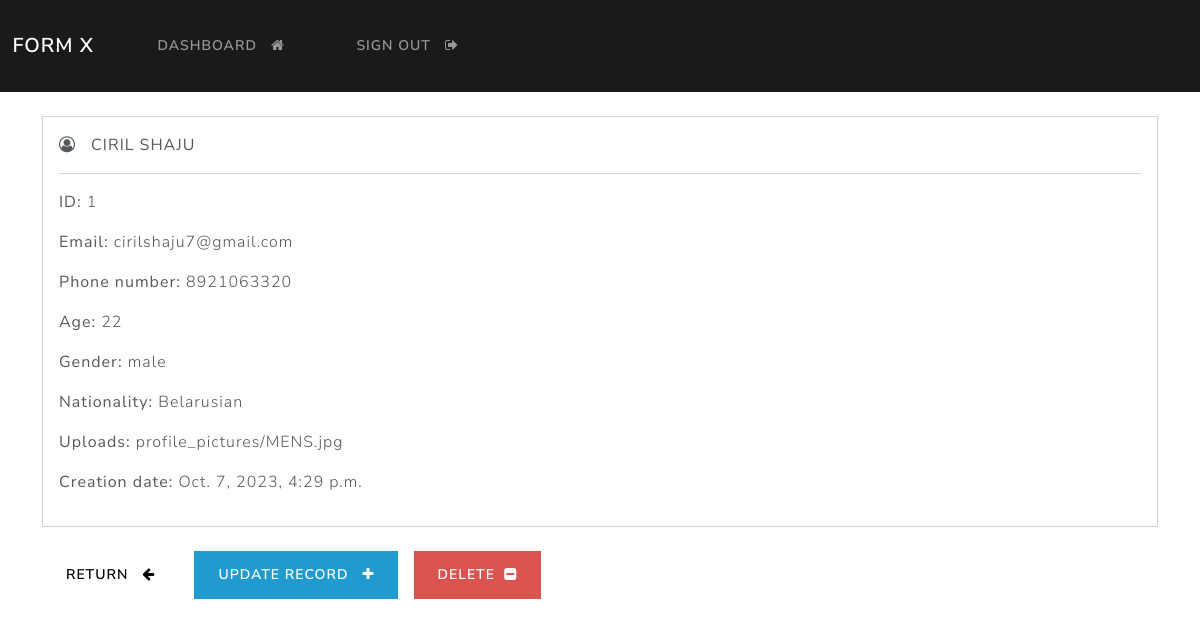
The page /record/1 (signed in) on the database its author committed.
### webapp/models.py (models this page shows, shortened)
class Record(models.Model):
    creation_date = models.DateTimeField(auto_now_add=True)
    first_name = models.CharField(max_length=100)
    last_name = models.CharField(max_length=100)
    email = models.CharField(max_length=255)
    phone = models.CharField(max_length=20)
    age = models.IntegerField(blank=True,null=True)
    gender = models.CharField(max_length=10, choices=[('male', 'Male'), ('female', 'Female'), ('other', 'Other')], blank=True, null=True)
    NATIONALITIES = [
    ('Afghan', 'Afghan'),
    ('Albanian', 'Albanian'),
    ('Algerian', 'Algerian'),
    ('American', 'American'),
    ('Andorran', 'Andorran'),
    ('Angolan', 'Angolan'),
    ('Antiguan and Barbudan', 'Antiguan and Barbudan'),
    ('Argentine', 'Argentine'),
    ('Armenian', 'Armenian'),
    ('Aruban', 'Aruban'),
    ('Australian', 'Australian'),
    ('Austrian', 'Austrian'),
    ('Azerbaijani', 'Azerbaijani'),
    ('Bahamian', 'Bahamian'),
    ('Bahraini', 'Bahraini'),
    ('Bangladeshi', 'Bangladeshi'),
    ('Barbadian', 'Barbadian'),
    ('Basque', 'Basque'),
    ('Belarusian', 'Belarusian'),
    ('Belgian', 'Belgian'),
    ('Belizean', 'Belizean'),
    ('Beninese', 'Beninese'),
    ('Bermudian', 'Bermudian'),
    ('Bhutanese', 'Bhutanese'),
    ('Bolivian', 'Bolivian'),
    ('Bosniak', 'Bosniak'),
    ('Bosnian and Herzegovinian', 'Bosnian and Herzegovinian'),
    ('Botswana', 'Botswana'),
    ('Brazilian', 'Brazilian'),
    ('Breton', 'Breton'),
    ('British', 'British'),
    ('British Virgin Islander', 'British Virgin Islander'),
    ('Bruneian', 'Bruneian'),
    ('Bulgarian', 'Bulgarian'),
    ('Macedonian Bulgarian', 'Macedonian Bulgarian'),
    ('Burkinabé', 'Burkinabé'),
    ('Burmese', 'Burmese'),
    ('Burundian', 'Burundian'),
    ('Cambodian', 'Cambodian'),
    ('Cameroonian', 'Cameroonian'),
    ('Canadian', 'Canadian'),
    ('Catalan', 'Catalan'),
    ('Cape Verdean', 'Cape Verdean'),
    ('Caymanian', 'Caymanian'),
    ('Chaldean', 'Chaldean'),
    ('Chadian', 'Chadian'),
    ('Chilean', 'Chilean'),
    ('Chinese', 'Chinese'),
    ('Colombian', 'Colombian'),
    ('Comorian', 'Comorian'),
    ('Congolese (DRC)', 'Congolese (DRC)'),
    ('Congolese (RotC)', 'Congolese (RotC)'),
    ('Costa Rican', 'Costa Rican'),
    ('Croat', 'Croat'),
    ('Cuban', 'Cuban'),
    ('Cypriot', 'Cypriot'),
    ('Czech', 'Czech'),
    ('Danish', 'Danish'),
    ('Greenlander', 'Greenlander'),
    ('Djiboutian', 'Djiboutian'),
    ('Dominican (Commonwealth)', 'Dominican (Commonwealth)'),
    ('Dominican (Republic)', 'Dominican (Republic)'),
    ('Dutch', 'Dutch'),
    ('East Timorese', 'East Timorese'),
    ('Ecuadorian', 'Ecuadorian'),
    ('Egyptian', 'Egyptian'),
    ('Emirati', 'Emirati'),
    ('English', 'English'),
    ('Equatoguinean', 'Equatoguinean'),
    ('Eritrean', 'Eritrean'),
    ('Estonian', 'Estonian'),
    ('Ethiopian', 'Ethiopian'),
    ('Falkland Islander', 'Falkland Islander'),
    ('Faroese', 'Faroese'),
    ('Fijian', 'Fijian'),
    ('Finn', 'Finn'),
    ('Finnish Swedish', 'Finnish Swedish'),
    ('Filipino', 'Filipino'),
    ('French citizen', 'French citizen'),
    ('Gabonese', 'Gabonese'),
    ('Gambian', 'Gambian'),
    ('Georgian', 'Georgian'),
    ('German', 'German'),
    ('Baltic German', 'Baltic German'),
    ('Ghanaian', 'Ghanaian'),
    ('Gibraltarian', 'Gibraltarian'),
    ('Greek', 'Greek'),
    ('Greek Macedonian', 'Greek Macedonian'),
    ('Grenadian', 'Grenadian'),
    ('Guatemalan', 'Guatemalan'),
    ('Guianese (French)', 'Guianese (French)'),
    ('Guinean', 'Guinean'),
    ('Guinea-Bissau national', 'Guinea-Bissau national'),
    ('Guyanese', 'Guyanese'),
    ('Haitian', 'Haitian'),
    ('Honduran', 'Honduran'),
    ('Hong Konger', 'Hong Konger'),
    ('Hungarian', 'Hungarian'),
    ('Icelander', 'Icelander'),
    ('I-Kiribati', 'I-Kiribati'),
    ('Indian', 'Indian'),
    ('Indonesian', 'Indonesian'),
    ('Iranian', 'Iranian'),
    ('Iraqi', 'Iraqi'),
    ('Irish', 'Irish'),
    ('Israeli', 'Israeli'),
    ('Italian', 'Italian'),
    ('Ivorian', 'Ivorian'),
    ('Jamaican', 'Jamaican'),
    ('Japanese', 'Japanese'),
    ('Jordanian', 'Jordanian'),
    ('Kazakh', 'Kazakh'),
    ('Kenyan', 'Kenyan'),
    ('Kosovar', 'Kosovar'),
    ('Kuwaiti', 'Kuwaiti'),
    ('Kyrgyz', 'Kyrgyz'),
    ('Lao', 'Lao'),
    ('Latvian', 'Latvian'),
    ('Lebanese', 'Lebanese'),
    ('Liberian', 'Liberian'),
    ('Libyan', 'Libyan'),
    ('Liechtensteiner', 'Liechtensteiner'),
    ('Lithuanian', 'Lithuanian'),
    ('Luxembourger', 'Luxembourger'),
    ('Macao', 'Macao'),
    ('Macedonian', 'Macedonian'),
    ('Malagasy', 'Malagasy'),
    ('Malawian', 'Malawian'),
    ('Malaysian', 'Malaysian'),
    ('Maldivian', 'Maldivian'),
    ('Malian', 'Malian'),
    ('Maltese', 'Maltese'),
    ('Manx', 'Manx'),
    ('Marshallese', 'Marshallese'),
    ('Mauritanian', 'Mauritanian'),
    ('Mauritian', 'Mauritian'),
    ('Mexican', 'Mexican'),
    ('Micronesian', 'Micronesian'),
    ('Moldovan', 'Moldovan'),
    ('Monégasque', 'Monégasque'),
    ('Mongolian', 'Mongolian'),
    ('Montenegrin', 'Montenegrin'),
    ('Moroccan', 'Moroccan'),
    ('Mozambican', 'Mozambican'),
    ('Namibian', 'Namibian'),
    ('Nauruan', 'Nauruan'),
    ('Nepalese', 'Nepalese'),
    ('New Zealander', 'New Zealander'),
    ('Nicaraguan', 'Nicaraguan'),
    ('Nigerien', 'Nigerien'),
    ('Nigerian', 'Nigerian'),
    ('Norwegian', 'Norwegian'),
    ('Omani', 'Omani'),
    ('Pakistani', 'Pakistani'),
    ('Palauan', 'Palauan'),
    ('Palestinian', 'Palestinian'),
    ('Panamanian', 'Panamanian'),
    ('Papua New Guinean', 'Papua New Guinean'),
    ('Paraguayan', 'Paraguayan'),
    ('Peruvian', 'Peruvian'),
    ('Pole', 'Pole'),
    ('Portuguese', 'Portuguese'),
    ('Puerto Rican', 'Puerto Rican'),
    ('Qatari', 'Qatari'),
    ('Quebecer', 'Quebecer'),
    ('Réunionnai', 'Réunionnai'),
    ('Romanian', 'Romanian'),
    ('Russian', 'Russian'),
    ('Baltic Russian', 'Baltic Russian'),
    ('Rwandan', 'Rwandan'),
    ('Saint Kitt and Nevi', 'Saint Kitt and Nevi'),
    ('Saint Lucian', 'Saint Lucian'),
    ('Salvadoran', 'Salvadoran'),
    ('Sammarinese', 'Sammarinese'),
    ('Samoan', 'Samoan'),
    ('São Tomé and Príncipe', 'São Tomé and Príncipe'),
    ('Saudi', 'Saudi'),
    ('Scot', 'Scot'),
    ('Senegalese', 'Senegalese'),
    ('Serb', 'Serb'),
    ('Seychelloi', 'Seychelloi'),
    ('Sierra Leonean', 'Sierra Leonean'),
    ('Singaporean', 'Singaporean'),
    ('Slovak', 'Slovak'),
    ('Slovene', 'Slovene'),
    ('Solomon Islander', 'Solomon Islander'),
    ('Somali', 'Somali'),
    ('Somalilander', 'Somalilander'),
    ('Sotho', 'Sotho'),
    ('South African', 'South African'),
    ('Spaniard', 'Spaniard'),
    ('Sri Lankan', 'Sri Lankan'),
    ('Sudanese', 'Sudanese'),
    ('Surinamese', 'Surinamese'),
    ('Swazi', 'Swazi'),
    ('Swede', 'Swede'),
    ('Swiss', 'Swiss'),
    ('Syriac', 'Syriac'),
    ('Syrian', 'Syrian'),
    ('Taiwanese', 'Taiwanese'),
    ('Tamil', 'Tamil'),
    ('Tajik', 'Tajik'),
    ('Tanzanian', 'Tanzanian'),
    ('Thai', 'Thai'),
    ('Tibetan', 'Tibetan'),
    ('Tobagonian', 'Tobagonian'),
    ('Togolese', 'Togolese'),
    ('Tongan', 'Tongan'),
    ('Trinidadian', 'Trinidadian'),
    ('Tunisian', 'Tunisian'),
    ('Turk', 'Turk'),
    ('Tuvaluan', 'Tuvaluan'),
    ('Ugandan', 'Ugandan'),
    ('Ukrainian', 'Ukrainian'),
    ('Uruguayan', 'Uruguayan'),
    ('Uzbek', 'Uzbek'),
    ('Vanuatuan', 'Vanuatuan'),
    ('Venezuelan', 'Venezuelan'),
    ('Vietnamese', 'Vietnamese'),
    ('Vincentian', 'Vincentian'),
    ('Welsh', 'Welsh'),
    ('Yemeni', 'Yemeni'),
    ('Zambian', 'Zambian'),
    ('Zimbabwean', 'Zimbabwean'),]
    nationality = models.CharField(max_length=125, choices=NATIONALITIES, blank=True, null=True)
    profile_picture = models.ImageField(upload_to='profile_pictures/', blank=True, null=True)

### webapp/views.py (the view)
# urls.py: path('record/<int:pk>', views.singular_record, name="record"),
@login_required(login_url='my-login')
def singular_record(request, pk):
    all_records = Record.objects.get(id=pk)
    context = {'record':all_records}
    return render(request, 'webapp/view-record.html', context=context)

### webapp/templates/webapp/view-record.html (shortened to what this page needs)
{% extends 'webapp/base.html' %}
{% block content %}
    <div class="card">
        <div class="card-body">
            <i class="fa fa-user-circle-o" aria-hidden="true"></i> &nbsp;
            <strong>
                {{record.first_name|upper}} {{record.last_name|upper}}
            </strong>
            <hr>
            <p> <strong> ID: </strong> {{record.id}} </p>
            <p> <strong> Email: </strong> {{record.email}} </p>
            <p> <strong> Phone number: </strong> {{record.phone}} </p>
            <p> <strong> Age: </strong> {{record.age}} </p>
            <p> <strong> Gender: </strong> {{record.gender}} </p>
            <p> <strong> Nationality: </strong> {{record.nationality}} </p>
            <p> <strong> Uploads: </strong> {{record.profile_picture}} </p>
            <p> <strong> Creation date: </strong> {{record.creation_date}} </p>
        </div>
    </div>
    <br>
    <a href="{% url 'dashboard' %}" class="btn btn-secondary"> Return &nbsp; <i class="fa fa-arrow-left" aria-hidden="true"></i> </a>
    <a href="{% url 'update-record' record.id %}" class="btn btn-info"> Update record &nbsp; <i class="fa fa-plus" aria-hidden="true"></i> </a>
    <a href="{% url 'delete-record' record.id %}" class="btn btn-danger"> Delete &nbsp;<i class="fa fa-minus-square" aria-hidden="true"></i> </a>
{% endblock %}

### rows shown on the page
Record: first_name "CIRIL", last_name "SHAJU", id "1", email "cirilshaju7@gmail.com", phone "8921063320", age "22", gender "male", nationality "Belarusian", profile_picture "profile_pictures/MENS.jpg", creation_date "Oct. 7, 2023, 4:29 p.m."
